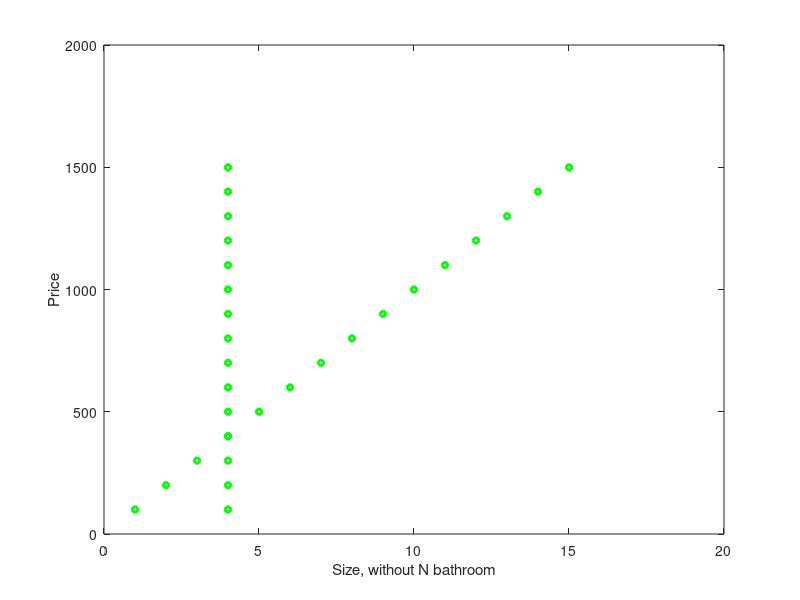

This figure's MATLAB source: (Note: this script raises an error after producing the figure.)
function ex1_multi()

%% ================ Part 1: Масштабирование, нормировка среднего ================

    %% Clear and Close Figures
    clear ; close all; clc

    fprintf('Загрузка данных ...\n');

    %% Load Data
    %data = load('ex1data2.txt');
    %data = load('ex1data2test.txt');
    data = load('test2.txt');
    %data = load('test3.txt');
    X = data(:, 1:2);% сразу два столбца грузим
    y = data(:, 3);
    m = length(y);
   
    % График данных, с одним аргументом
    %plot(X(:, 1 ),y ,'dg','markersize',5,'linewidth',2),xlabel("Size, without N bathroom"),ylabel("Price");
   
   % График данных
    plot(X,y ,'dg','markersize',5,'linewidth',2),xlabel("Size, without N bathroom"),ylabel("Price");
   
    % Print out some data points
    fprintf('Первые 10 примеров из набора данных: \n');
    fprintf(' x = [%f %f], y = %.0f \n', [X(1:10,:) y(1:10,:)]');
 
 
    % Scale features and set them to zero mean
    fprintf('Нормализующие функции ...\n');

    [X_normalize mu sigma] = featureNormalize(X);
     
    % mu - среднее арифметическое. [дефолт]
    % sigma - Стандартное отклонение
  
    fprintf('Первые 10 примеров из набора нормализованных данных: \n');
    fprintf(' x = [%f %f]  \n', [X_normalize(1:10,:)]');
    
     
    fprintf('Program paused. Press enter to continue.\n');
    pause;
    
    % Add intercept term to X
    X_normalize = [ones(m, 1) X_normalize];
     
    
    
 %% ================ Часть 2. Градиентный спуск ================

    % ====================== ВАШ КОД ЗДЕСЬ ======================
    % Инструкции: мы предоставили вам следующий стартер
    % кода, который запускает градиентный спуск с определенным
    % скорость обучения (альфа).
    %
    % Ваша задача - сначала убедиться, что ваши функции -
    % computeCost и GradientDescent уже работают с
    % этот стартовый код и поддержка нескольких переменных.
    %
    % После этого попробуйте запустить градиентный спуск с
    % разных значений альфа и посмотреть, какой из них дает
    % вам лучший результат.
    %
    % Наконец, вы должны завершить код в конце
    %, чтобы предсказать цену 1650 кв. футов, 3-х комн.
    %
    % Подсказка: с помощью команды «Hold on», вы можете построить несколько
    % графики на том же рисунке.
    %
    % Подсказка: при прогнозировании убедитесь, что вы выполняете ту же нормализацию функций.
    %

       
      fprintf ('Решение с помощью градиентного спуска ... \n');
      % Choose some alpha value
      alpha = 0.1;
      num_iters = 400;

      % Init Theta and Run Gradient Descent 
       theta = zeros(3, 1);% [0;0;0]
      [last_theta, J_history] = gradientDescentMulti(X_normalize, y, theta, alpha, num_iters);
 
 
 
      
      % График данных Size и прямой описывающей линейную функцию 
      %(Не точно так как прямая учитывает нормализованные данные и все аргументы,а тут один Size)
      plot( X(:,1),X_normalize*theta, '-') 
      hold on;
      plot(X(:, 1 ),y ,'dg','markersize',5,'linewidth',2),xlabel("Size, without N bathroom"),ylabel("Price");
      
 
      % Plot the convergence graph
      figure;
      plot(1:numel(J_history), J_history, '-b', 'LineWidth', 2);% вернуть индексы с 1-го елемента
      xlabel('Number of iterations');
      ylabel('Cost J');

      % Display gradient descent's result
      fprintf('Тета, рассчитанная по градиентному спуску: \n');
      fprintf(' %f \n', last_theta);
      fprintf('\n');

      % Оцените цену 1650 кв. Футов, 3-х комн. Дома
      % ====================== ВАШ КОД ЗДЕСЬ ======================
      % Напомним, что первый столбец X является единичным. Таким образом, это делает
      % не нужно нормализовать.
     
    
       
        % Детальный разбор денормализации для двух входных данных
       #{
         size_house = 17;
         br_house = 4;

        size_house_norm = (size_house-mu(1)) / sigma(1);
        br_house_norm = (br_house-mu(2)) / sigma(2);

        house_features = [17, 4];
        house_features_norm = [1, size_house_norm, br_house_norm];

        % Print out some data points
        fprintf('\n\nPrice to firecasat for: [%.3f %.3f],\n', mu);
        fprintf(' - SqFt: %.3f  ==> Normalized: %.3f,\n', size_house_norm);
        fprintf(' - BedRoom: %.3f ==> Normalized: %.3f,\n', br_house_norm);

        price = house_features_norm * last_theta;
        fprintf('Pice=%f\n\n',price);
       #}
       #{                                                                                                                                                            
          mu =  [8.0000   4.0000]
          sigma = [4.4721e+000  2.5820e-009]
      
          last_theta =
                     8.0000e+002
                     4.4721e+002
                    -3.4145e-013
      
        result = input[first second]-mu => [17   4] - [8.0000   4.0000] = [9   0]
        normal_result = result ./sigma => [9   0] ./ [4.4721e+000   2.5820e-009] = [2.01248  0.00000]
        normal_result*last_theta => [1   2.0125]*[8.0000e+002  4.4721e+002  -3.4145e-013] 
       #}
      
      % Входные данные для предсказания подвергнуть нормализации
      % количество входных данных должно соответствовать всему перечню входных данных
      % так как количество коефициентов `mu` и `sigma` именно столько их содержат.
      
      
      size_house = 17;%1650;% 17;
      br_house = 4;%3;% 4;
      features = [size_house br_house];
       % sigma [ 4.4721e+000  2.5820e-009]
        % (features-mu) = [9 0]
      normal_features = [1 (features-mu)./sigma];
      % normal_features [ 1.00000   2.01246  -0.25820]
      % last_theta  [8.0000e+002; 4.4721e+002; -3.4145e-013]
      
      price = normal_features * last_theta;
      
       % Показать входные данные до нормализации и после
         size_house_norm=normal_features(2); 
         br_house_norm=normal_features(3);
        fprintf('\n\nPrice to firecasat for: [%.3f %.3f],\n', mu);
        fprintf(' - SqFt: %.3f  ==> Normalized: %.3f,\n',size_house, size_house_norm);
        fprintf(' - BedRoom: %.3f ==> Normalized: %.3f,\n',br_house, br_house_norm);
        
      % features = [1 1650 3]; 
      % features = [1 17 4];
      % price = last_theta(1)*features(1)+last_theta(2)*(features(2)-mu(1))/sigma(1)+last_theta(3)*(features(3)-mu(2))/sigma(2);
      % ============================================================

       fprintf(['Прогнозируемая цена для дома с площадью %d кв. Футов, %d-х комн. \nСоставляет ' ...
                '(используя градиентный спуск):\n  $%f\n'],size_house,br_house, price);
 
      fprintf('Program paused. Press enter to continue.\n');
       pause;
     
%% ================ Часть 3. Нормальные уравнения ================
      clear ; close all; 
      fprintf ('---------------------------------------\n');
      fprintf ('Решение с помощью Normal Equations ... \n');
      % Странно , но тут градиентный спуск не нужен ?!

      % ====================== ВАШ КОД ЗДЕСЬ ======================
      % Инструкции: следующий код вычисляет закрытую форму
      % решение для линейной регрессии с использованием нормального
      % уравнений. Вы должны заполнить код в
      % normalEqn.m
      %
      % После этого вы должны завершить этот код
      %, чтобы предсказать цену 1650 кв. футов, 3-х комн.
      %


      %% Load Data
      data = load('ex1data2.txt');
      %data = load('test2.txt');
      X = data(:, 1:2);
      y = data(:, 3);
      m = length(y);

      % Add intercept term to X
      X = [ones(m, 1) X];

      % Calculate the parameters from the normal equation
      normal_theta = normalEqn(X, y);

      % Display normal equation's result
      fprintf('theta рассчитывается по normal equations: \n');
      fprintf(' %f \n', normal_theta);
      fprintf('\n');
 
      features = [1 1650 3];
      %features = [1 17 4];
      price = features * normal_theta;% то же самое  theta(1)*1+theta(2)*1650+theta(3)*3;
      % т.е. перемножить елементы и сложить
      % price = theta(1)*features(1)+theta(2)*features(2)+theta(3)*features(3);
      fprintf(['Прогнозируемая цена для дома с площадью %d кв. Футов, %d-х комн. \nСоставляет ' ...
               '(используя normal equations):\n $%f\n'],features(2),features(3), price);


  endfunction
